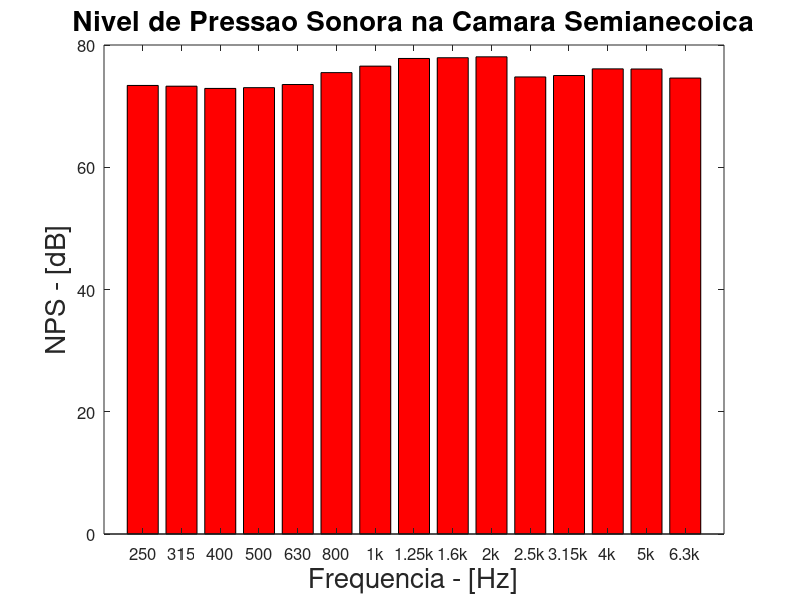

The MATLAB script that drew this image: (Note: this script raises an error after producing the figure.)
clc; clear all; close all;

frequencias = textread('frequencies.txt');
% Esses valores ja sao em RMS
microphone_1 = textread('microphone_1.txt');
microphone_2 = textread('microphone_2.txt');
microphone_3 = textread('microphone_3.txt');
microphone_4 = textread('microphone_4.txt');
microphone_5 = textread('microphone_5.txt');
microphone_6 = textread('microphone_6.txt');
microphone_7 = textread('microphone_7.txt');
microphone_8 = textread('microphone_8.txt');
microphone_9 = textread('microphone_9.txt');
microphone_10 = textread('microphone_10.txt');

%% POTENCIA SONORA - CAMARA SEMI-ANECOICA
% Media entre as pressoes sonoras da camara anecoica
pressao_rms(1:length(frequencias)) = 0;
for frequencia = 1:length(frequencias)
	pressao_rms(frequencia) = mean([microphone_1(frequencia) ...
		microphone_2(frequencia) ...
		microphone_3(frequencia) ...
		microphone_4(frequencia) ...
		microphone_5(frequencia) ...
		microphone_6(frequencia) ...
		microphone_7(frequencia) ...
		microphone_8(frequencia) ...
		microphone_9(frequencia) ...
		microphone_10(frequencia)].^2);
end
nivel_pressao_sonora_anecoica = 10*log10(pressao_rms(11:end)/(2e-5)^2);
diretividade = 2;
raio = 1;
nivel_potencia_sonora_anecoica = nivel_pressao_sonora_anecoica - 10*log10((diretividade)/(4*pi*raio^(2)));

% pegar a partir de 250 Hz pois eh a frequencia de corte da camara reverberante,
% pois abaixo disso os modos acusticos atuam na sala

% Plotando o nivel de pressao sonora para a camara anecoica
figure(1);
bar(nivel_pressao_sonora_anecoica, 'r'); hold on;
set(gca,'XTick',1:1:15);
set(gca,'XTickLabel',{'250', '315','400', '500','630', '800' ,'1k', '1.25k' ,'1.6k', '2k' ,'2.5k',...
'3.15k', '4k','5k','6.3k'},'FontSize',12);
xlabel('Frequencia - [Hz]','FontSize',20);
ylabel('NPS - [dB]','FontSize',20);
title('Nivel de Pressao Sonora na Camara Semianecoica','FontSize',20);

%% POTENCIA SONORA - CAMARA REVERBERANTE 
% ler valores rms reverberante
valores_rms_reverberante = textread('ReverberanteBoom.txt');
% pegando os valores rms
valores_rms_reverberante = valores_rms_reverberante(:,2);
% ler tempos de reverberacao (para a frequencia de 6.3k foi uma extrapolacao linear)
load TR_RV;
tempo_reverberacao = TR_RV;
% calcular nivel de pressao sonora
nivel_pressao_sonora_reverberacao = 20*log10((valores_rms_reverberante)./(2e-5));
area_superficial_total = 203.37; % m^2
volume_camara_reverberativa = 189.15; % m^3
A = -0.161*volume_camara_reverberativa;
B = tempo_reverberacao*area_superficial_total;
alpha_eyring = 1 - exp(A./B);
A = 0.161*volume_camara_reverberativa;
B = tempo_reverberacao*area_superficial_total;
alpha_sabine = A./B;
% calcular potencia sonora
A = 4*(1 - alpha_sabine);
B = area_superficial_total*alpha_sabine;
nivel_potencia_sonora_reverberacao = ...
nivel_pressao_sonora_reverberacao(11:end) - 10*log10(A./B);

% Plotando o nivel de pressao sonora para a camara reverberacao
figure(2);
bar(nivel_pressao_sonora_anecoica, 'g'); hold on;
set(gca,'XTick',1:1:15);
set(gca,'XTickLabel',{'250', '315','400', '500','630', '800' ,'1k', '1.25k' ,'1.6k', '2k' ,'2.5k',...
'3.15k', '4k','5k','6.3k'},'FontSize',12);
xlabel('Frequencia - [Hz]','FontSize',20);
ylabel('NPS - [dB]','FontSize',20);
title('Nivel de Pressao Sonora na Camara Reverberante','FontSize',20);

% Plotando a comparacao dos niveis de potencia sonora
load NWS_Ref;
nivel_potencia_sonora_referencia = NWS_Ref;
figure(3)
nivel_potencia_sonora_reverberacao = nivel_potencia_sonora_reverberacao';
nivel_potencia_sonora_referencia = nivel_potencia_sonora_referencia';
A = [nivel_potencia_sonora_anecoica; nivel_potencia_sonora_reverberacao; nivel_potencia_sonora_referencia]';
bar(A)
ylim([0 115])
set(gca,'XTick',1:1:15)
set(gca,'XTickLabel',{'250', '315','400', '500','630', '800' ,'1k', '1.25k' ,'1.6k', '2k' ,'2.5k',...
'3.15k', '4k','5k','6.3k'},'FontSize',12)
xlabel('Frequencia - [Hz]','FontSize',20)
ylabel('NWS - [dB]','FontSize',20)
title('Nivel de Potencia Sonora','FontSize',20)
k=legend('Camara Semianecoica','Camara Reverberante','Fonte de Referencia');
set(k,'FontSize',20)

figure(4)
bar([alpha_sabine alpha_eyring])
set(gca,'XTick',1:1:15)
set(gca,'XTickLabel',{'250', '315','400', '500','630', '800' ,'1k', '1.25k' ,'1.6k', '2k' ,'2.5k',...
'3.15k', '4k','5k','6.3k'},'FontSize',12)
xlabel('Frequencia - [Hz]','FontSize',20)
ylabel('Absorcao \alpha','FontSize',20)
title('Aborcao Camara Reverberante','FontSize',20)
k=legend('Sabine','Eyring');
set(k,'FontSize',20)
ylim([0 0.09])

valores_ruido_fundo_anecoica = textread('RuidoFundoAnecoica.txt');
ruidos_fundo_anecoica = valores_ruido_fundo_anecoica(:, 2:5);
frequencias = valores_ruido_fundo_anecoica(:,1);
nps_fundo_media_anecoica(1:length(frequencias)) = 0;
for frequencia = 1:length(frequencias)
	media_ruido = mean(ruidos_fundo_anecoica(frequencia, :));
	nps_fundo_media_anecoica(frequencia) = 20*log10(media_ruido/0.00002);
end
figure(5);
bar(nps_fundo_media_anecoica, 'y');
hold on;
set(gca,'XTick',1:1:15);
set(gca,'XTickLabel',{'250', '315','400', '500','630', '800' ,'1k', '1.25k' ,'1.6k', '2k' ,'2.5k',...
'3.15k', '4k','5k','6.3k'},'FontSize',12);
xlabel('Frequencia - [Hz]','FontSize',20);
ylabel('NPS - [dB]','FontSize',20);
title('Ruido de Fundo na Camara Semianecoica ','FontSize',20);

valores_ruido_fundo_reverberante = textread('RuidoFundoReverberante.txt');
nps_fundo_reverberante = 20*log10(valores_ruido_fundo_reverberante(:,2)/0.00002);
figure(6);
bar(nps_fundo_reverberante, 'c');
hold on;
set(gca,'XTick',1:1:15);
set(gca,'XTickLabel',{'250', '315','400', '500','630', '800' ,'1k', '1.25k' ,'1.6k', '2k' ,'2.5k',...
'3.15k', '4k','5k','6.3k'},'FontSize',12);
xlabel('Frequencia - [Hz]','FontSize',20);
ylabel('NPS - [dB]','FontSize',20);
title('Ruido de Fundo na Camara Reverberante','FontSize',20);

% Grafico do erro da potencia
figure(7)
erro_potencia_reverberacao = nivel_potencia_sonora_reverberacao - nivel_potencia_sonora_referencia;
erro_potencia_anecoica = nivel_potencia_sonora_anecoica - nivel_potencia_sonora_referencia;
A = [erro_potencia_anecoica; erro_potencia_reverberacao]';
bar(A)
%ylim([0 115])
set(gca,'XTick',1:1:15)
set(gca,'XTickLabel',{'250', '315','400', '500','630', '800' ,'1k', '1.25k' ,'1.6k', '2k' ,'2.5k',...
'3.15k', '4k','5k','6.3k'},'FontSize',12)
xlabel('Frequencia - [Hz]','FontSize',20)
ylabel('NWS - [dB]','FontSize',20)
title('Erro da Potencia Sonora','FontSize',20)
k=legend('Erro Anecoica','Erro Reverberante');
set(k,'FontSize',20)
